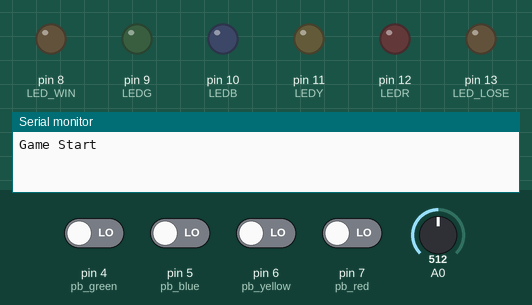
Simulated run of this sketch. Board: Arduino Uno, built with avr-gcc and run on an emulated ATmega328P. On the bench: output pins drawn as LEDs (lit = HIGH), the last lines printed to the serial monitor. Dashed ring = blinking. The inputs (shaded band) are chosen by the test bench; at power-on: pin 4 (pb_green), pin 5 (pb_blue), pin 6 (pb_yellow), pin 7 (pb_red) LOW, A0 = 512. Random numbers use the default seed unless the sketch sets one.

Above: at 2.0 s.
2.1 s: pin 5 (pb_blue) driven HIGH
At 3.3 s:
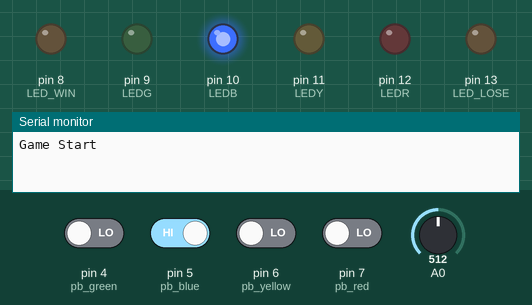
3.6 s: pin 5 (pb_blue) driven LOW
At 5.35 s:
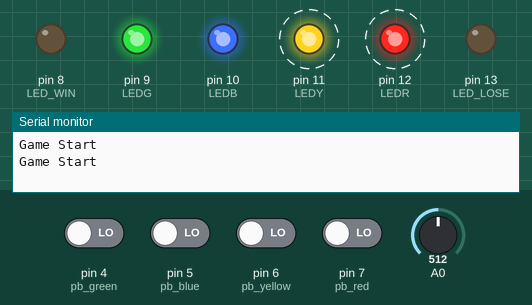
6.6 s: pin 6 (pb_yellow) driven HIGH
At 7.8 s:
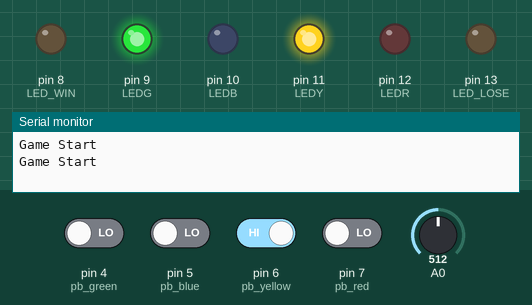
8.1 s: pin 6 (pb_yellow) driven LOW
At 8.2 s:
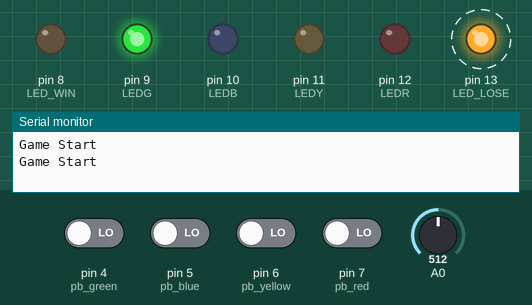
11.1 s: pin 7 (pb_red) driven HIGH
At 12.3 s:
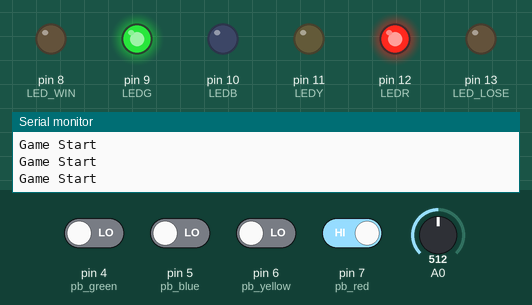
12.6 s: pin 7 (pb_red) driven LOW
At 15.9 s:
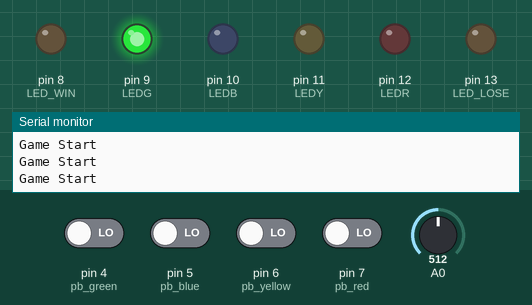
Timing chart, 0 to 16.6 s (numbered marks = the images above; inputs shaded):
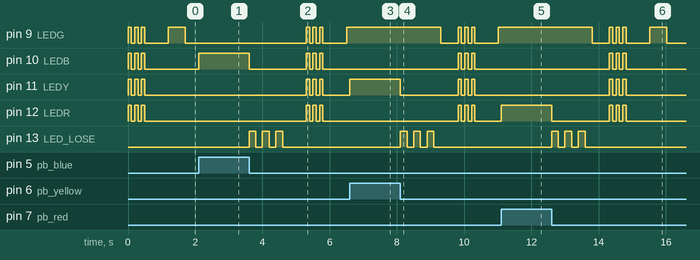

Measured:
- after the input at 2.1 s, pin 10 (LEDB): LOW → HIGH at once
- after the input at 3.6 s, pin 9 (LEDG): LOW → HIGH after 1.7 s, then repeats every 0.20 s: LOW 0.10 s, HIGH 0.10 s; pin 10 (LEDB): HIGH → LOW at once, then repeats every 0.20 s: HIGH 0.10 s, LOW 0.10 s, until it stays LOW from 5.8 s
- after the input at 6.6 s, pin 11 (LEDY): LOW → HIGH at once
- after the input at 8.1 s, pin 9 (LEDG): HIGH → LOW after 1.2 s, then repeats every 0.20 s: HIGH 0.10 s, LOW 0.10 s; pin 10 (LEDB): alternates HIGH for 0.10 s and LOW for 0.10 s, 6 changes in all, then stays LOW, starting after 1.7 s
- after the input at 11.1 s, pin 12 (LEDR): LOW → HIGH at once
- after the input at 12.6 s, pin 9 (LEDG): HIGH → LOW after 1.2 s, → HIGH 0.51 s later, → LOW 0.10 s later, → HIGH 0.10 s later, … (9 changes in this stretch); pin 10 (LEDB): alternates HIGH for 0.10 s and LOW for 0.10 s, 6 changes in all, then stays LOW, starting after 1.7 s
- by itself, pin 10 (LEDB), pin 11 (LEDY), pin 12 (LEDR): alternates HIGH for 0.10 s and LOW for 0.10 s, 6 changes in all, then stays LOW

The sketch:

Lee_Jason_27524016_L1Y_lab8.ino
```cpp
//define constants etc.
#define size 5

#define LED_LOSE 13
#define LEDR 12
#define LEDY 11
#define LEDB 10
#define LEDG 9
#define LED_WIN 8

#define pb_red 7
#define pb_yellow 6
#define pb_blue 5
#define pb_green 4

//initialization for global variables
int RandomSeriesArray[size]; //The array that will hold the random numbers of sequence of four colour LEDS
int Pressed_Button = 8; //The button that is pressed (it's initialized as 8 because 8 means 'not pressed'.
int NumberOfRounds = 5; //Number of rounds
int size_sequence = 0; //for each round of sequence of random array
bool Start = false; //for start of the round
bool AlreadyClicked = false; //use for 'early pressed buttons'
int data = 0; //use for 'early pressed buttons'
unsigned long measure_time = 0; //A variable that will measure time
unsigned long TIMEOUT = 240000; //Timeout for the game, it'll turn off after 4 minutes

void setup() {
  //configure pin modes (inputs, outputs) etc.

  //Output: (Six LEDS, one for losing, one for winning and four for user to memorize)
  pinMode(LED_LOSE, OUTPUT);
  pinMode(LEDR, OUTPUT);
  pinMode(LEDY, OUTPUT);
  pinMode(LEDB, OUTPUT);
  pinMode(LEDG, OUTPUT);
  pinMode(LED_WIN, OUTPUT);

  //Input: (Four Button that will correspond to the four colour LEDs (LEDR, LEDY, LEDB, LEDG)
  pinMode(pb_red, INPUT);
  pinMode(pb_yellow, INPUT);
  pinMode(pb_blue, INPUT);
  pinMode(pb_green, INPUT);

  Serial.begin(9600);
  //This is to show when the game starts and restarts within the terminal
}

//This function goes through all the LEDs for colour usage and turns them off to LOW
void TurnOffEverything(void) {
  for(int i = 9; i < 14; i++) {
    digitalWrite(i, LOW);
  }
}

/* This function is for when the user presses a wrong button where
it flashes the LED_LOSE three times with delay of 200ms between */
void YouLose(void) {
  for(int i = 0; i < 3; i++) {
    digitalWrite(LED_LOSE, HIGH);
    delay(200);
    digitalWrite(LED_LOSE, LOW);
    delay(200);
  }
}

/* This function is for when the user presses the right buttons through all the
rounds and it flashes the LED_WIN three times with delay of 200ms between */
void YouWin(void) {
  for(int i = 0; i < 3; i++) {
    digitalWrite(LED_WIN, HIGH);
    delay(200);
    digitalWrite(LED_WIN, LOW);
    delay(200);
  }
}

/* This function is for making a random sequence for the user
to play with the lights
*/
void RandomSequence(void) {

  //To initialize (seed) the random number generator
  randomSeed(analogRead(A0));

  for(int i = 0; i < NumberOfRounds; i++) {
    RandomSeriesArray[i] = random(9,13);
    /* This for loop goes through the random numbers of the colour LEDs
    (red, yellow, blue, green) and assigns it to the array of RandomSeriesArray[] */

  }
}

// This function checks if the button is pressed, if it hasn't it just passes the function with no code
int ButtonCheck(void) {
  if (digitalRead(pb_red) == HIGH) {
    /* And when it's verified that the button is checked, it goes through a while loop that waits until
    the user takes a finger off from the button. and When the button is read OFF or LOW, it returns that
    button's corresponding number to the LED lights. So it can read off which button is pressed, and waits
    until the user has lift it up. It also turns on the corresponding light which the user presses on also,
    so it's easier to track which button the user has pressed. */

    while(true) {
      digitalWrite(LEDR, HIGH);
      if(digitalRead(pb_red) == LOW) {
        digitalWrite(LEDR, LOW);
        measure_time = millis();
        //measure time here when he lifts his button up and starts counting. This is true for all buttons.

        return 12;
      }
    }
  } else if (digitalRead(pb_yellow) == HIGH) {
      while(true) {
        digitalWrite(LEDY, HIGH);
        if(digitalRead(pb_yellow) == LOW) {
          digitalWrite(LEDY, LOW);
          measure_time = millis();
          return 11;
        }
      }
  } else if (digitalRead(pb_blue) == HIGH) {
      while(true) {
        digitalWrite(LEDB, HIGH);
      if(digitalRead(pb_blue) == LOW) {
        digitalWrite(LEDB, LOW);
        measure_time = millis();
        return 10;
      }
    }
  } else if (digitalRead(pb_green) == HIGH) {
    while(true) {
      digitalWrite(LEDG, HIGH);
      if(digitalRead(pb_green) == LOW) {
        digitalWrite(LEDG, LOW);
        measure_time = millis();
        return 9;
      }
    }
  } else {
    return 8;
    /* But when there has been no button pressed initially, it just returns 8 which isn't a number that corresponds to any
    of the LED colour lights. Down in the code, there is an while loop where it waits until a number isn't 8, meaning it
    waits until the ButtonCheck() function returns one of the number that corresponds to one of the LED colour lights. */
  }
}

/* This function goes through while one of the LED lights turn on or turn off unlike the function ButtonCheck() checks if
the button is pressed after the LEDs have been showed. So this function is mainly for responding to the 'early press' for
buttons. (size_sequence will be explained later down in the code) */
void ChecksThrough_HIGH_OFF(void) {

  for(int i = 0; i <= size_sequence; i++) {
    Pressed_Button = 8;
    //it resets the pressed button to be 8, meaning a button has not been pressed, so it doesn't use the past button value through the if then statements

    Pressed_Button = ButtonCheck();
    /* Here I check if the user has pressed button and returns a value of the corresponding LED lights that have been
    pressed through the for loop. */

    if(Pressed_Button != 8) {
      /* When pressed Button is not returned as 8 from ButtonCheck() function (which i explained earlier), it goes through
      the code to check if the pressed button is the correct one. */

      if(Pressed_Button == RandomSeriesArray[data]) {
        /* Here it checks if the pressed button is the correct button that corresponds to the lights that were turned HIGH for
        the user to see the sequence. If it matches, it increments the variable data, which is initialized as 0. */
        data++;
        break;

      } else {
        YouLose();
        //When you lose, it goes through the lose sequence, will be explained later with its function

        Start = false;
        //sets boolean start = false so the game restarts

        AlreadyClicked == true;
        break;
        /* sets boolean AlreadyClicked to true so it passes through the loop() function
        without going through it so it restarts after breaking out of the loop. */
      }
    }
    if (size_sequence == i) {
      AlreadyClicked == true;
      /* This will be explained down in the code again but, here it checks the boolean AlreadyClicked to true so the
        code for the button that is pressed after the LED lights have turned on and off doesn't have to go through the code
        (because it already showed the results from here for all buttons in the size_sequence, if not all of the buttons are pressed,
        the remaining button(s) that have to be pressed will be moved on to the next function loop() with the variable data that stores how
        many steps it has gone through) */
    }
  }
}

//main program loop
void loop() {
  if(Start == false) {
    int size_sequence = 0;
    //initialize size_sequence to be 0 so it starts with round one every time the game starts/restarts

    RandomSequence();
    //initialize the random sequence array

    Start = true;
    //make boolean Start = true so it doesn't go through it again unless the user lost

    Serial.println("Game Start");
    //Prints out "Game Start" to the terminal as the game keeps starts or restarts

    for(int i = 0; i < 3; i++) {
      //repeats this for loop 3 times

      digitalWrite(LEDR, HIGH);
      digitalWrite(LEDY, HIGH);
      digitalWrite(LEDB, HIGH);
      digitalWrite(LEDG, HIGH);
      delay(100);
      //turn on all the colour LEDs for 100ms

      digitalWrite(LEDR, LOW);
      digitalWrite(LEDY, LOW);
      digitalWrite(LEDB, LOW);
      digitalWrite(LEDG, LOW);
      delay(100);
      //turn off all the colour LEDs for 100ms

    }

    delay(600);
    //delay for a user to distinguish the colour that starts with

  }
  AlreadyClicked = false;
  //Make sure this resets every round, or else, it'll keep skipping the main loop() function for buttons pressed.
  data = 0;
  //initialize data to be 0, will be changed through the for next for loops if the buttons have been pressed during the LEDs turned on or turning off

  for(int i = 0; i <= size_sequence; i++) {
    //repeat this by the number of size_sequence (number of rounds)

    for(int j = 0; j < 50; j++) {

      if(Start == true) {
        digitalWrite(RandomSeriesArray[i], HIGH);
        //turn on the first random colour of the array

        ChecksThrough_HIGH_OFF();
        //Check through if the button was pressed through the colours being turned on or off

        delay(10);
        //this repeats for 50 times so it goes through 10ms x 50 = 500ms and it checks between the delays
      } else {
        break;
        //If the game is already lost, no need to keep showing the sequence
      }

      if(data > 0) {
        break;
      }
    }

    for(int i = 0; i < 40; i++) {
      TurnOffEverything();
      //Make sure to turn off every colour LEDs now

      ChecksThrough_HIGH_OFF();
      //Check through if the button was pressed through the colours being turned on or off


      delay(10);
      //this repeats for 40 times so it goes through 10ms x 40 = 400ms and it checks between the delays

      if(Start == false) {
        break;
      }

      if(data > 0) {
        break;
      }
      /* if some button were pressed, break out of the loop so the person can't just be clicking the colours that show up,
      if the user distrupts the sequence, turn if off so the user guesses the next colours of sequence */
    }
    if(data > 0) {
        break;
    }
  }

  //If the correct sequence were all clicked, it turns
  if(AlreadyClicked == false) {
    for(int i = data; i <= size_sequence; i++) {
      //run through by the number of rounds

      measure_time = millis();
      //Start measuring time from here

      while(true) {
        //go through this loop until one of the if then statements goes true (meaning until when the user either presses a button or goes timeout [4min])

        Pressed_Button = ButtonCheck();
        //Check button throughout the loop

        if(Pressed_Button != 8) {
          //if pressed button is pressed, go through the next if then statement

          if(Pressed_Button == RandomSeriesArray[i]) {

              delay(250); //This delay lets the arudino wait for the next button
              break; //then break out of this while loop so it goes to the next sequence in the for loop
          } else {

            YouLose(); //Go through the lose sequence
            Start = false; //make it so it restarts
            break; //Go out of the while loop
          }
        }
        if (Start == false) {

          break; //Go out of the for loop when lost
        }
        if (millis() - measure_time > TIMEOUT) {

          YouLose();
          Start = false;
          break;
          //Go out of the for loop when time out
        }
      }
    }
  }

  if (Start == true) {

    size_sequence++; //increment size_sequence by 1 to go through the next round
  } else {
    size_sequence = 0; //or else, set it to 0 so it restarts from round 1(this is when lost)
  }

  if (size_sequence == NumberOfRounds) {

    YouWin(); //if you reached the last round, make the user know he won with the YouWin() function
    Start = false; //Let the game restart
    size_sequence = 0; //set it to 0 so it restarts from round 1
  }

  delay(500);
  //some delay for the user to distinguish that a new game has started
}
```
